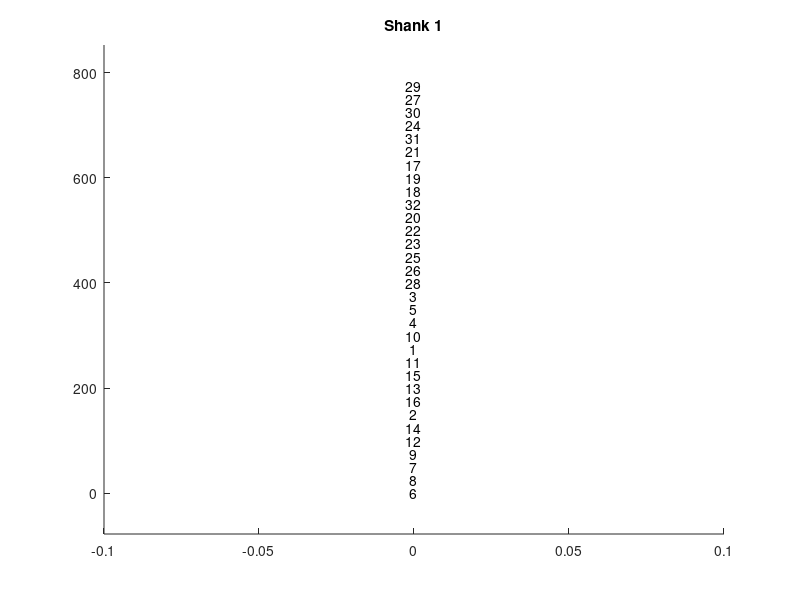
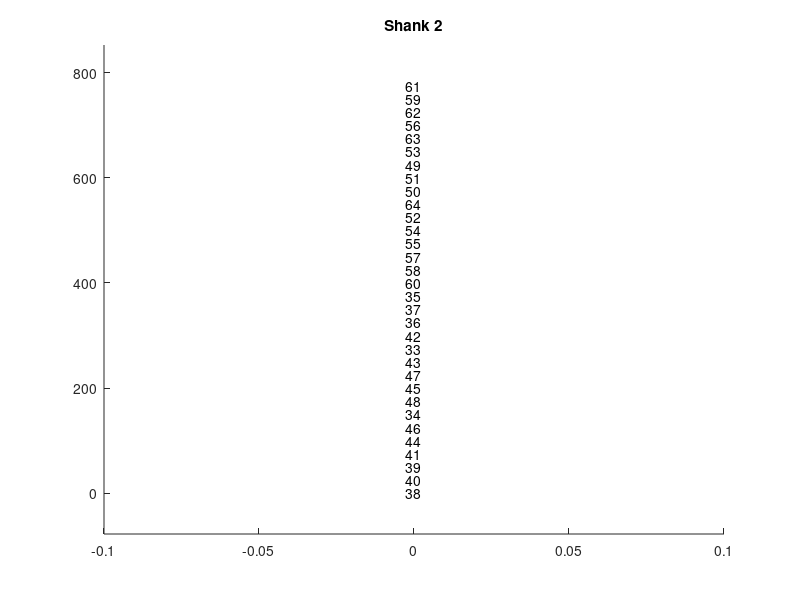

These charts were generated, in order, by the following MATLAB code: (Note: this script raises an error after producing the figures.)
% msClusterMapCreateVer1
%
%   msClusterMapCreate creates site mapping variables necessary for the
%   spike sorting pipeline. This script is mostly just a helpful template
%   that will require extensive editing with data specific to your
%   experiment.

%% Set where to record the data and what name to use

% Set directory to store the site mapping information
siteMapDir = 'F:\dissDat\siteMaps';

% Set the name of the site mapping
siteMapName = 'siteMap2_32H';

%% Record a notes variable

% This is a text string that can be used to help identify a site mapping.
% See example.

% Example: siteMapNotes = 'This is the mapping for Nicks animal 15, surgery Sept 2018, 64 channel probe (ASSY-158-P-1, PN 3379), EIB fold on animals left, headstage chip pointed towards animal back.';
siteMapNotes = 'This is a site mapping for an animal with two 32 channel ASSY-158-H4 probes. The probes are implanted with one omnetics print towards animal front and one omnetics print towards animal back. Headstage chip pointed towards animal back. Each probe sorted separately.';



%% Record the probe geometry

% This variable describes the physical location in space of the probe
% electrodes. These values should be consistent for all probes of the same
% type, so long as Cambridge doesn't change its probe wiring.

% probeGeo(i,:) = [j,k] means that probe channel i has an x coordinate of j
% and a y coordinate of k (usually in um).

% 2 ASSY-158-H4 (64 channels) (each probe shank sorted separately, back probe number increased by 32 on the probe sheet)
probeGeo = NaN([64,2]);
probeGeo(1,:) = [0,275];
probeGeo(2,:) = [0,150];
probeGeo(3,:) = [0,375];
probeGeo(4,:) = [0,325];
probeGeo(5,:) = [0,350];
probeGeo(6,:) = [0,0];
probeGeo(7,:) = [0,50];
probeGeo(8,:) = [0,25];
probeGeo(9,:) = [0,75];
probeGeo(10,:) = [0,300];
probeGeo(11,:) = [0,250];
probeGeo(12,:) = [0,100];
probeGeo(13,:) = [0,200];
probeGeo(14,:) = [0,125];
probeGeo(15,:) = [0,225];
probeGeo(16,:) = [0,175];
probeGeo(17,:) = [0,625];
probeGeo(18,:) = [0,575];
probeGeo(19,:) = [0,600];
probeGeo(20,:) = [0,525];
probeGeo(21,:) = [0,650];
probeGeo(22,:) = [0,500];
probeGeo(23,:) = [0,475];
probeGeo(24,:) = [0,700];
probeGeo(25,:) = [0,450];
probeGeo(26,:) = [0,425];
probeGeo(27,:) = [0,750];
probeGeo(28,:) = [0,400];
probeGeo(29,:) = [0,775];
probeGeo(30,:) = [0,725];
probeGeo(31,:) = [0,675];
probeGeo(32,:) = [0,550];
probeGeo(1+32,:) = [0,275];
probeGeo(2+32,:) = [0,150];
probeGeo(3+32,:) = [0,375];
probeGeo(4+32,:) = [0,325];
probeGeo(5+32,:) = [0,350];
probeGeo(6+32,:) = [0,0];
probeGeo(7+32,:) = [0,50];
probeGeo(8+32,:) = [0,25];
probeGeo(9+32,:) = [0,75];
probeGeo(10+32,:) = [0,300];
probeGeo(11+32,:) = [0,250];
probeGeo(12+32,:) = [0,100];
probeGeo(13+32,:) = [0,200];
probeGeo(14+32,:) = [0,125];
probeGeo(15+32,:) = [0,225];
probeGeo(16+32,:) = [0,175];
probeGeo(17+32,:) = [0,625];
probeGeo(18+32,:) = [0,575];
probeGeo(19+32,:) = [0,600];
probeGeo(20+32,:) = [0,525];
probeGeo(21+32,:) = [0,650];
probeGeo(22+32,:) = [0,500];
probeGeo(23+32,:) = [0,475];
probeGeo(24+32,:) = [0,700];
probeGeo(25+32,:) = [0,450];
probeGeo(26+32,:) = [0,425];
probeGeo(27+32,:) = [0,750];
probeGeo(28+32,:) = [0,400];
probeGeo(29+32,:) = [0,775];
probeGeo(30+32,:) = [0,725];
probeGeo(31+32,:) = [0,675];
probeGeo(32+32,:) = [0,550];


%% Record the site mappping

% This variable records the relationship between the open ephys channel 
% numbers and the probe channel numbers. Note, the type of probe, the
% orientation of the EIB in the headcap, and the orientation of the
% headstage when plugged in will affect this. 

% Website for 64 channel Intan Headstages: http://intantech.com/RHD2164_amp_board.html
% Website for 32 channel Intan Headstages: http://intantech.com/RHD2132_RHD2216_amp_accel_board.html
% Note that the website lists channels 0-63 and 0-31. Open ephys uses these
% same channel numbers, except increased by 1 (e.g., channel 0 on the Intan
% diagram goes to channel 1 in open phys).

% openE2probe(i) = j means that open ephys channel i corresponds to probe
% channel j.

% ASSY-158-F (64 channels) - fold between EIBs on animal's left, headstage 
% chip toward animal's back
openE2probe = NaN([64,1]);
openE2probe(1) = 16;
openE2probe(2) = 15;
openE2probe(3) = 14;
openE2probe(4) = 13;
openE2probe(5) = 12;
openE2probe(6) = 11;
openE2probe(7) = 10;
openE2probe(8) = 9;
openE2probe(9) = 8;
openE2probe(10) = 7;
openE2probe(11) = 6;
openE2probe(12) = 5;
openE2probe(13) = 4;
openE2probe(14) = 3;
openE2probe(15) = 2;
openE2probe(16) = 1;
openE2probe(17) = 64;
openE2probe(18) = 63;
openE2probe(19) = 62;
openE2probe(20) = 61;
openE2probe(21) = 60;
openE2probe(22) = 59;
openE2probe(23) = 58;
openE2probe(24) = 57;
openE2probe(25) = 56;
openE2probe(26) = 55;
openE2probe(27) = 54;
openE2probe(28) = 53;
openE2probe(29) = 52;
openE2probe(30) = 51;
openE2probe(31) = 50;
openE2probe(32) = 49;
openE2probe(33) = 48;
openE2probe(34) = 47;
openE2probe(35) = 46;
openE2probe(36) = 45;
openE2probe(37) = 44;
openE2probe(38) = 43;
openE2probe(39) = 42;
openE2probe(40) = 41;
openE2probe(41) = 40;
openE2probe(42) = 39;
openE2probe(43) = 38;
openE2probe(44) = 37;
openE2probe(45) = 36;
openE2probe(46) = 35;
openE2probe(47) = 34;
openE2probe(48) = 33;
openE2probe(49) = 32;
openE2probe(50) = 31;
openE2probe(51) = 30;
openE2probe(52) = 29;
openE2probe(53) = 28;
openE2probe(54) = 27;
openE2probe(55) = 26;
openE2probe(56) = 25;
openE2probe(57) = 24;
openE2probe(58) = 23;
openE2probe(59) = 22;
openE2probe(60) = 21;
openE2probe(61) = 20;
openE2probe(62) = 19;
openE2probe(63) = 18;
openE2probe(64) = 17;

%% Record the probe channel shank ID

% This variable identifies to which shank each probe channel belongs. Note
% that the shanks should be numbered 1, 2, 3, and so forth.

% probeChanShankID(i) = j means that probe channel i is on shank j

% ASSY-158-F (64 channels) (each probe shank sorted separately)
probeChanShankID = NaN([64,1]);
probeChanShankID(1) = 1;
probeChanShankID(2) = 1;
probeChanShankID(3) = 1;
probeChanShankID(4) = 1;
probeChanShankID(5) = 1;
probeChanShankID(6) = 1;
probeChanShankID(7) = 1;
probeChanShankID(8) = 1;
probeChanShankID(9) = 1;
probeChanShankID(10) = 1;
probeChanShankID(11) = 1;
probeChanShankID(12) = 1;
probeChanShankID(13) = 1;
probeChanShankID(14) = 1;
probeChanShankID(15) = 1;
probeChanShankID(16) = 1;
probeChanShankID(17) = 1;
probeChanShankID(18) = 1;
probeChanShankID(19) = 1;
probeChanShankID(20) = 1;
probeChanShankID(21) = 1;
probeChanShankID(22) = 1;
probeChanShankID(23) = 1;
probeChanShankID(24) = 1;
probeChanShankID(25) = 1;
probeChanShankID(26) = 1;
probeChanShankID(27) = 1;
probeChanShankID(28) = 1;
probeChanShankID(29) = 1;
probeChanShankID(30) = 1;
probeChanShankID(31) = 1;
probeChanShankID(32) = 1;
probeChanShankID(33) = 2;
probeChanShankID(34) = 2;
probeChanShankID(35) = 2;
probeChanShankID(36) = 2;
probeChanShankID(37) = 2;
probeChanShankID(38) = 2;
probeChanShankID(39) = 2;
probeChanShankID(40) = 2;
probeChanShankID(41) = 2;
probeChanShankID(42) = 2;
probeChanShankID(43) = 2;
probeChanShankID(44) = 2;
probeChanShankID(45) = 2;
probeChanShankID(46) = 2;
probeChanShankID(47) = 2;
probeChanShankID(48) = 2;
probeChanShankID(49) = 2;
probeChanShankID(50) = 2;
probeChanShankID(51) = 2;
probeChanShankID(52) = 2;
probeChanShankID(53) = 2;
probeChanShankID(54) = 2;
probeChanShankID(55) = 2;
probeChanShankID(56) = 2;
probeChanShankID(57) = 2;
probeChanShankID(58) = 2;
probeChanShankID(59) = 2;
probeChanShankID(60) = 2;
probeChanShankID(61) = 2;
probeChanShankID(62) = 2;
probeChanShankID(63) = 2;
probeChanShankID(64) = 2;


%% Plot the shank geometry for user verification

nShanks = length(unique(probeChanShankID));
for iShank = 1:nShanks
    figure
    hold on
    chans = find(probeChanShankID == iShank);
    xMin = inf;
    xMax = -inf;
    yMin = inf;
    yMax = -inf;
    for iChan = 1:length(chans)
        text(probeGeo(chans(iChan),1),probeGeo(chans(iChan),2),num2str(chans(iChan)),'HorizontalAlignment','center','VerticalAlignment','middle')
        xMin = min([xMin,probeGeo(chans(iChan),1)]);
        xMax = max([xMax,probeGeo(chans(iChan),1)]);
        yMin = min([yMin,probeGeo(chans(iChan),2)]);
        yMax = max([yMax,probeGeo(chans(iChan),2)]);
    end
    dx = xMax - xMin;
    if dx == 0
        dx = 1;
    end
    dy = yMax - yMin;
    if dy == 0
        dy = 1;
    end
    xlim([xMin - 0.1*dx,xMax + 0.1*dx])
    ylim([yMin - 0.1*dy,yMax + 0.1*dy])
    title(['Shank ',num2str(iShank)])
end


%% Save the mapping information

save([siteMapDir,filesep,siteMapName],'siteMapNotes','probeGeo','openE2probe','probeChanShankID')